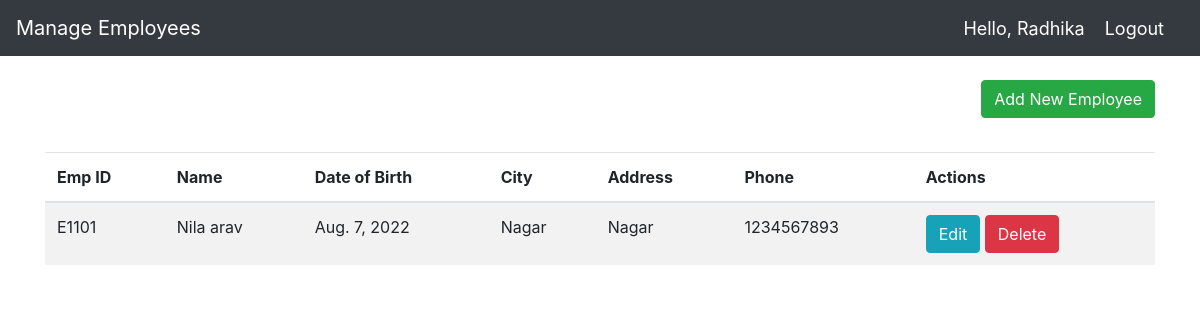
Screenshot of / (signed in) with the database file from the repository.
### employee/models.py (models this page shows, shortened)
class Manager(models.Model):
    user = models.OneToOneField(User,on_delete=models.CASCADE,null=True,blank=True)
    username = models.CharField(max_length=200,blank=True,null=True)
    email = models.EmailField(max_length=200,blank=True,null=True)
    first_name = models.CharField(max_length=200,blank=True,null=True)
    last_name = models.CharField(max_length=200,blank=True,null=True)
    address = models.TextField(blank=True,null=True)
    dob = models.DateField(auto_now=False, auto_now_add=False,null=True)
    company_name= models.CharField(max_length=200,blank=True,null=True)

class Employee(models.Model):
    manager_id = models.ForeignKey(Manager,on_delete=models.CASCADE,null=True,blank=True)
    empId = models.CharField(max_length=100,blank=True,null=True)
    first_name = models.CharField(max_length=100,blank=True,null=True)
    last_name = models.CharField(max_length=100,blank=True,null=True)
    city = models.CharField(max_length=100,blank=True,null=True)
    address = models.TextField(blank=True,null=True)
    dob = models.DateField(auto_now=False, auto_now_add=False,null=True)
    mobile = models.IntegerField(blank=True,null=True)

### employee/views.py (the view)
# urls.py: path('',views.home,name = "home"),
@login_required(login_url='login')
def home(request):
    manager = request.user.manager.id
    emp = request.user.manager.employee_set.all()
    context = {'emp':emp}
    return render(request,'home.html',context)

### templates/home.html
{% extends 'main.html' %}
{% block content %}
    <div class="container">
        <br>
        <div style="float: right">
        <a href="{% url 'add' %}"  class="btn btn-success "><span>Add New Employee</span></a>
        </div>
        <br>
        <br><br>
        <table class="table table-striped table-hover">
            <thead>
                <tr>
                    <th>Emp ID</th>
                    <th>Name</th>
                    <th>Date of Birth</th>
                    <th>City</th>
                    <th>Address</th>
                    <th>Phone</th>
                    <th>Actions</th>
                </tr>
            </thead>
            <tbody>
                {% for i in emp %}
                <tr>
                    <td>{{i.empId}}</td>
                    <td>{{i.first_name}} {{i.last_name}}</td>
                    <td>{{i.dob}}</td>
                    <td>{{i.city}}</td>
                    <td>{{i.address}}</td>
                    <td>{{i.mobile}}</td>
                    <td>
                        <a href="{% url 'update' i.id %}" class="btn btn-info" >Edit</a>
                        <a href="{% url 'delete' i.id %}" class="btn btn-danger" >Delete</a>
                    </td>
                </tr>
                {% endfor %}
            </tbody>
        </table>
    </div>
{% endblock content %}

### templates/main.html (shortened to what this page needs)
<!DOCTYPE html>
<html lang="en">
<head>
    <link rel="stylesheet" href="https://cdn.jsdelivr.net/npm/bootstrap@4.4.1/dist/css/bootstrap.min.css"
>
</head>
<body>
    <nav class="navbar navbar-expand-lg navbar-dark bg-dark">
        <a class="navbar-brand" href="{% url 'home' %}">Manage Employees</a>
        <ul class="navbar-nav ml-auto">
            <li class="nav-item">
                <span  class="hello-msg ms-auto">Hello, {{request.user.manager.first_name}}</span>
            </li>
            <li class="nav-item">
                <span><a class="hello-msg" href="{% url 'logout' %}">Logout</a></span>
            </li>
        </ul>
    </nav>
    {% block content %}
    {% endblock content %}
</body>
</body>

### templates/main.html (style rules this page uses)
.hello-msg { font-size: 18px; color: white; margin-right: 20px; }

### rows the page displays
Employee: empId "E1101", first_name "Nila", last_name "arav", dob "Aug. 7, 2022", city "Nagar", address "Nagar", mobile "1234567893"

### other values shown
{{ request.user.manager.first_name }} "Radhika"
